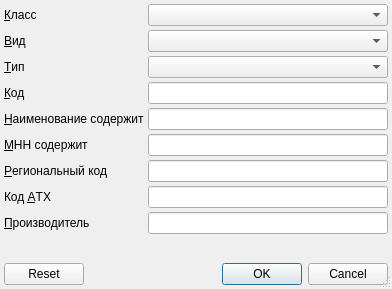
<?xml version="1.0" encoding="UTF-8"?>
<ui version="4.0">
 <class>ItemFilterDialog</class>
 <widget class="QDialog" name="ItemFilterDialog">
  <property name="geometry">
   <rect>
    <x>0</x>
    <y>0</y>
    <width>392</width>
    <height>289</height>
   </rect>
  </property>
  <property name="windowTitle">
   <string>ChangeMe!</string>
  </property>
  <property name="sizeGripEnabled">
   <bool>true</bool>
  </property>
  <layout class="QGridLayout" name="gridLayout">
   <property name="margin">
    <number>4</number>
   </property>
   <property name="spacing">
    <number>4</number>
   </property>
   <item row="0" column="0">
    <widget class="QLabel" name="lblClass">
     <property name="sizePolicy">
      <sizepolicy hsizetype="Maximum" vsizetype="Preferred">
       <horstretch>0</horstretch>
       <verstretch>0</verstretch>
      </sizepolicy>
     </property>
     <property name="text">
      <string>&amp;Класс</string>
     </property>
     <property name="buddy">
      <cstring>cmbClass</cstring>
     </property>
    </widget>
   </item>
   <item row="0" column="1">
    <widget class="CRBComboBox" name="cmbClass"/>
   </item>
   <item row="1" column="0">
    <widget class="QLabel" name="lblKind">
     <property name="sizePolicy">
      <sizepolicy hsizetype="Maximum" vsizetype="Preferred">
       <horstretch>0</horstretch>
       <verstretch>0</verstretch>
      </sizepolicy>
     </property>
     <property name="text">
      <string>&amp;Вид</string>
     </property>
     <property name="buddy">
      <cstring>cmbKind</cstring>
     </property>
    </widget>
   </item>
   <item row="1" column="1">
    <widget class="CRBComboBox" name="cmbKind"/>
   </item>
   <item row="2" column="0">
    <widget class="QLabel" name="lblType">
     <property name="sizePolicy">
      <sizepolicy hsizetype="Maximum" vsizetype="Preferred">
       <horstretch>0</horstretch>
       <verstretch>0</verstretch>
      </sizepolicy>
     </property>
     <property name="text">
      <string>&amp;Тип</string>
     </property>
     <property name="buddy">
      <cstring>cmbType</cstring>
     </property>
    </widget>
   </item>
   <item row="2" column="1">
    <widget class="CRBComboBox" name="cmbType"/>
   </item>
   <item row="3" column="0">
    <widget class="QLabel" name="lblCode">
     <property name="sizePolicy">
      <sizepolicy hsizetype="Maximum" vsizetype="Preferred">
       <horstretch>0</horstretch>
       <verstretch>0</verstretch>
      </sizepolicy>
     </property>
     <property name="text">
      <string>&amp;Код</string>
     </property>
     <property name="buddy">
      <cstring>edtCode</cstring>
     </property>
    </widget>
   </item>
   <item row="3" column="1">
    <widget class="QLineEdit" name="edtCode"/>
   </item>
   <item row="4" column="0">
    <widget class="QLabel" name="lblName">
     <property name="sizePolicy">
      <sizepolicy hsizetype="Maximum" vsizetype="Preferred">
       <horstretch>0</horstretch>
       <verstretch>0</verstretch>
      </sizepolicy>
     </property>
     <property name="text">
      <string>&amp;Наименование содержит</string>
     </property>
     <property name="buddy">
      <cstring>edtName</cstring>
     </property>
    </widget>
   </item>
   <item row="4" column="1">
    <widget class="QLineEdit" name="edtName"/>
   </item>
   <item row="5" column="0">
    <widget class="QLabel" name="lblInternationalNonproprietaryName">
     <property name="sizePolicy">
      <sizepolicy hsizetype="Maximum" vsizetype="Preferred">
       <horstretch>0</horstretch>
       <verstretch>0</verstretch>
      </sizepolicy>
     </property>
     <property name="text">
      <string>&amp;МНН содержит</string>
     </property>
     <property name="buddy">
      <cstring>edtInternationalNonproprietaryName</cstring>
     </property>
    </widget>
   </item>
   <item row="5" column="1">
    <widget class="QLineEdit" name="edtInternationalNonproprietaryName"/>
   </item>
   <item row="6" column="0">
    <widget class="QLabel" name="lblRegionalCode">
     <property name="sizePolicy">
      <sizepolicy hsizetype="Maximum" vsizetype="Preferred">
       <horstretch>0</horstretch>
       <verstretch>0</verstretch>
      </sizepolicy>
     </property>
     <property name="text">
      <string>&amp;Региональный код</string>
     </property>
     <property name="buddy">
      <cstring>edtRegionalCode</cstring>
     </property>
    </widget>
   </item>
   <item row="6" column="1">
    <widget class="QLineEdit" name="edtRegionalCode"/>
   </item>
   <item row="7" column="0">
    <widget class="QLabel" name="lblATC">
     <property name="sizePolicy">
      <sizepolicy hsizetype="Maximum" vsizetype="Preferred">
       <horstretch>0</horstretch>
       <verstretch>0</verstretch>
      </sizepolicy>
     </property>
     <property name="text">
      <string>Код &amp;АТХ</string>
     </property>
     <property name="buddy">
      <cstring>edtATC</cstring>
     </property>
    </widget>
   </item>
   <item row="7" column="1">
    <widget class="QLineEdit" name="edtATC"/>
   </item>
   <item row="8" column="0">
    <widget class="QLabel" name="lblProducer">
     <property name="sizePolicy">
      <sizepolicy hsizetype="Maximum" vsizetype="Preferred">
       <horstretch>0</horstretch>
       <verstretch>0</verstretch>
      </sizepolicy>
     </property>
     <property name="text">
      <string>&amp;Производитель</string>
     </property>
     <property name="buddy">
      <cstring>edtProducer</cstring>
     </property>
    </widget>
   </item>
   <item row="8" column="1">
    <widget class="QLineEdit" name="edtProducer"/>
   </item>
   <item row="9" column="0">
    <spacer name="verticalSpacer">
     <property name="orientation">
      <enum>Qt::Vertical</enum>
     </property>
     <property name="sizeHint" stdset="0">
      <size>
       <width>20</width>
       <height>5</height>
      </size>
     </property>
    </spacer>
   </item>
   <item row="10" column="0" colspan="2">
    <widget class="QDialogButtonBox" name="buttonBox">
     <property name="standardButtons">
      <set>QDialogButtonBox::Cancel|QDialogButtonBox::Ok|QDialogButtonBox::Reset</set>
     </property>
    </widget>
   </item>
  </layout>
 </widget>
 <customwidgets>
  <customwidget>
   <class>CRBComboBox</class>
   <extends>QComboBox</extends>
   <header>library/crbcombobox.h</header>
  </customwidget>
 </customwidgets>
 <tabstops>
  <tabstop>buttonBox</tabstop>
 </tabstops>
 <resources/>
 <connections>
  <connection>
   <sender>buttonBox</sender>
   <signal>accepted()</signal>
   <receiver>ItemFilterDialog</receiver>
   <slot>accept()</slot>
   <hints>
    <hint type="sourcelabel">
     <x>240</x>
     <y>364</y>
    </hint>
    <hint type="destinationlabel">
     <x>190</x>
     <y>190</y>
    </hint>
   </hints>
  </connection>
  <connection>
   <sender>buttonBox</sender>
   <signal>rejected()</signal>
   <receiver>ItemFilterDialog</receiver>
   <slot>reject()</slot>
   <hints>
    <hint type="sourcelabel">
     <x>240</x>
     <y>364</y>
    </hint>
    <hint type="destinationlabel">
     <x>190</x>
     <y>190</y>
    </hint>
   </hints>
  </connection>
 </connections>
</ui>
